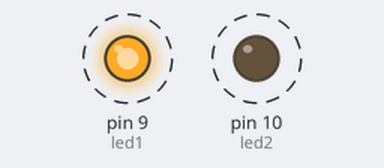
A sketch run on a simulated Arduino Uno, built with avr-gcc and run on an emulated ATmega328P. Shown: output pins drawn as LEDs (lit = HIGH). Dashed ring = blinking.

Above: at 0.2 s.
Timing chart, 0 to 3.5 s (numbered marks = the images above):
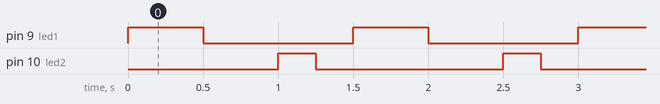

The sketch:

ex12.ino
```cpp
int led1 = 9;
int led2 = 10;

void setup() {
    pinMode(led1, OUTPUT);
    pinMode(led2, OUTPUT);

}

void loop() {
    digitalWrite(led1, HIGH);
    delay(500);
    digitalWrite(led1, LOW);
    delay(500);

    digitalWrite(led2, HIGH);
    delay(250);
    digitalWrite(led2, LOW);
    delay(250);

}
```

Measured:
- by itself, pin 9 (led1): alternates HIGH for 0.50 s and LOW for 1.0 s
- by itself, pin 10 (led2): alternates HIGH for 0.25 s and LOW for 1.3 s
- by itself, everything shown: repeats every 1.5 s, in 4 steps
